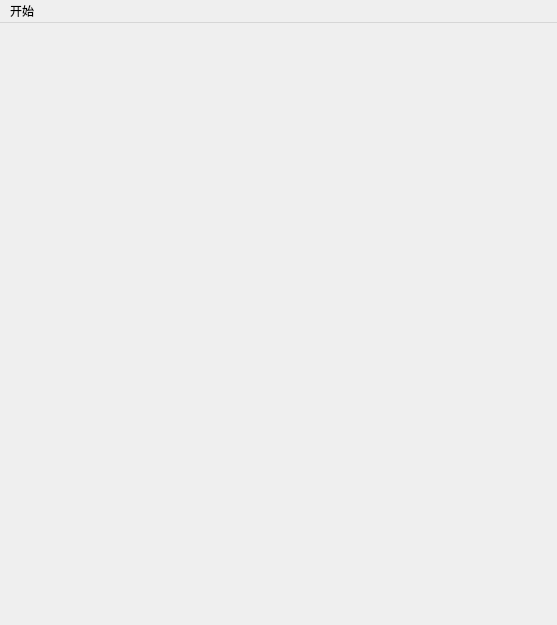
<?xml version="1.0" encoding="UTF-8"?>
<ui version="4.0">
 <class>main_scene</class>
 <widget class="QMainWindow" name="main_scene">
  <property name="geometry">
   <rect>
    <x>0</x>
    <y>0</y>
    <width>557</width>
    <height>625</height>
   </rect>
  </property>
  <property name="windowTitle">
   <string>main_scene</string>
  </property>
  <widget class="QWidget" name="centralwidget"/>
  <widget class="QMenuBar" name="menubar">
   <property name="geometry">
    <rect>
     <x>0</x>
     <y>0</y>
     <width>557</width>
     <height>26</height>
    </rect>
   </property>
   <widget class="QMenu" name="menu">
    <property name="title">
     <string>开始</string>
    </property>
    <addaction name="actionQuit"/>
   </widget>
   <addaction name="menu"/>
  </widget>
  <action name="actionQuit">
   <property name="text">
    <string>退出</string>
   </property>
  </action>
 </widget>
 <resources/>
 <connections/>
</ui>
